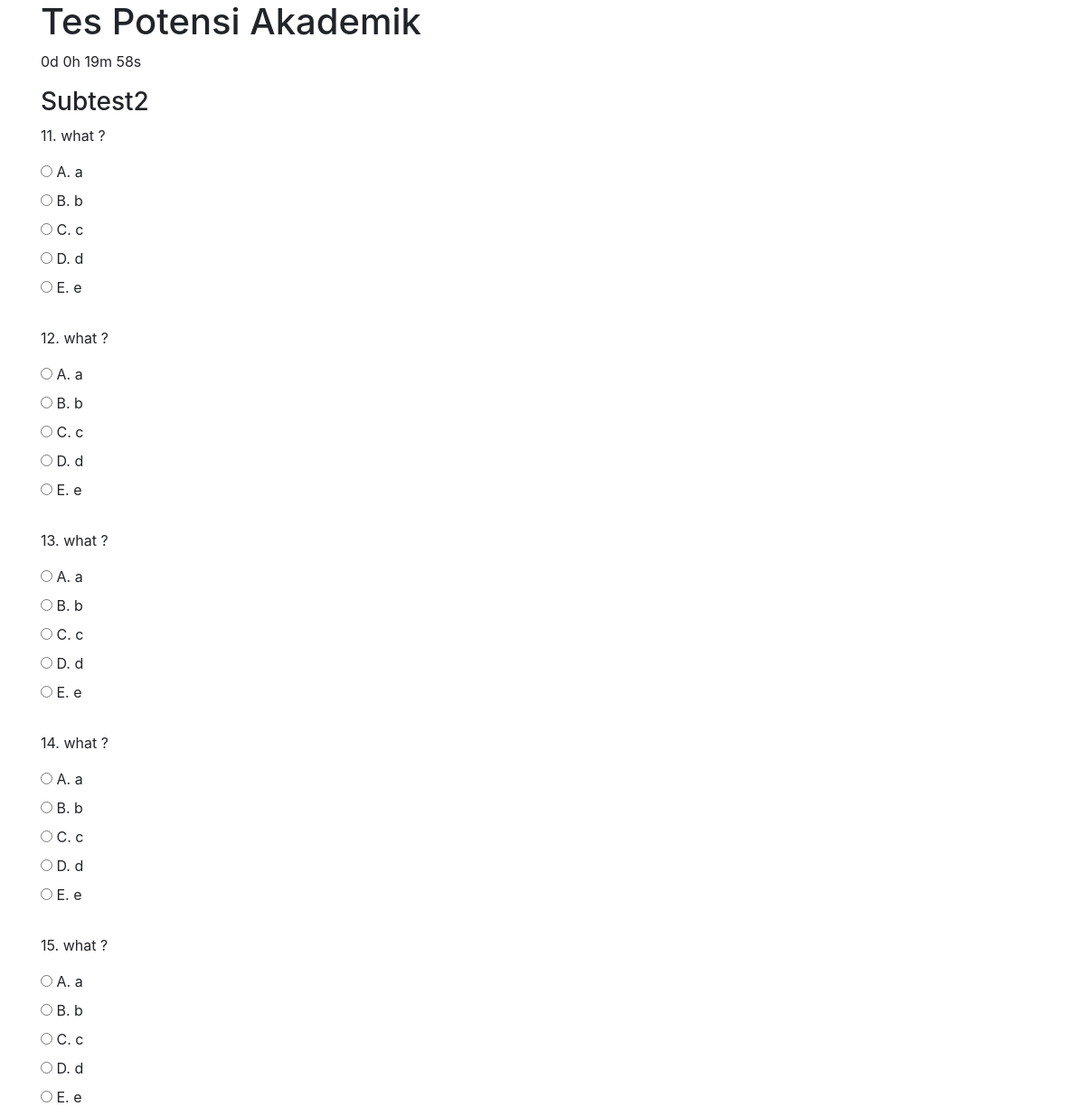
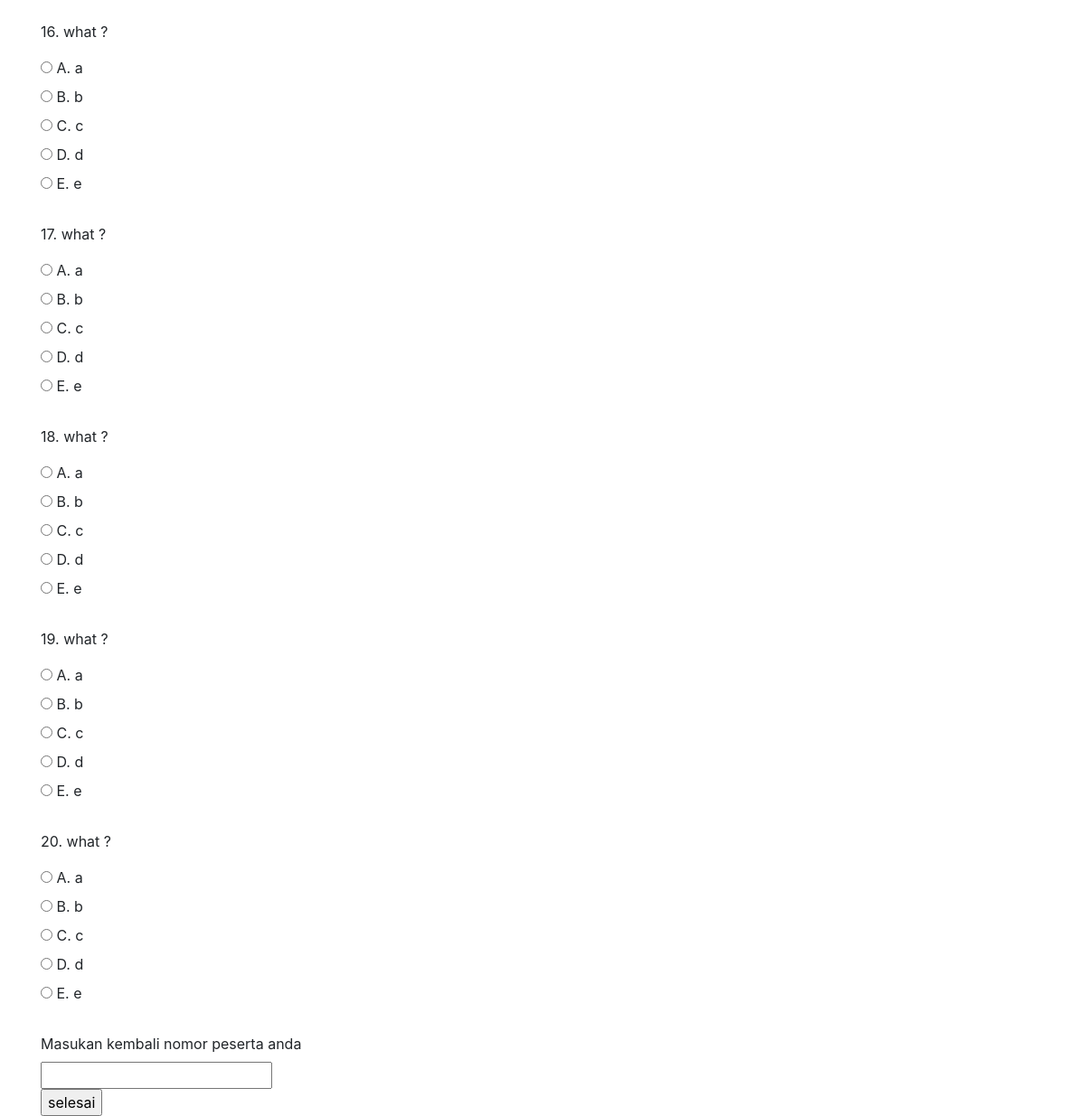
The app's page /subtest2/ with its own data (2 pictures, top to bottom).
### tes/models.py (models this page shows, shortened)
class Question(models.Model):
    subtest = models.IntegerField(default=lambda: Question.objects.latest('subtest').subtest
                                if Question.objects.exists() else 0)
    nomor = models.IntegerField(default=lambda: Question.objects.latest('nomor').nomor + 1
                                if Question.objects.exists() else 1)
    question_text = models.TextField(default='what ?')
    choiceA = models.CharField(max_length=200, default='a')
    choiceB = models.CharField(max_length=200, default='b')
    choiceC = models.CharField(max_length=200, default='c')
    choiceD = models.CharField(max_length=200, default='d')
    choiceE = models.CharField(max_length=200, default='e')
    ans = models.CharField(max_length=50, default='a')

### tes/views.py (the view, shortened to what this page needs)
# urls.py: path('subtest2/', views.subtest2, name='subtest2'),
def subtest2(request):
    soal = Question.objects.filter(subtest='2').order_by('nomor')
    if not soal:
        return render(request, 'tes/finish.html')
    template = loader.get_template('tes/subtest2.html')
    context = {
        'question_list': soal,
    }
    answer = request.POST
    return HttpResponse(template.render(context, request))

### tes/templates/tes/subtest2.html (shortened to what this page needs)
{% extends 'tes/base.html' %}
{% block content %}
<p id="demo"></p>
    {% if question_list %}
        <h3>Subtest2</h3>
        {% for q in question_list %}
            <p>{{ q.nomor }}. {{q.question_text }}</p>
            <form method="post">
            <input type='radio' id='1' value='a' name={{q.nomor}}>
            <label>A. {{ q.choiceA }}</label><br>
            <input type='radio' id='2' value='b' name={{q.nomor}}>
            <label>B. {{ q.choiceB }}</label><br>
            <input type='radio' id='3' value='c' name={{q.nomor}}>
            <label>C. {{ q.choiceC }}</label><br>
            <input type='radio' id='4' value='d' name={{q.nomor}}>
            <label>D. {{ q.choiceD }}</label><br>
            <input type='radio' id='5' value='e' name={{q.nomor}}>
            <label>E. {{ q.choiceE }}</label>
            <br><br>
        {% endfor %}
            <label>Masukan kembali nomor peserta anda</label><br>
            <input type="text" id='no_peserta' name='no_peserta'><br>
            <input type='submit' id='selesai' value='selesai' name='selesai'>
            </form>
    {% else %}
        <p>Test is currently unavailable</p>
    {% endif %}
{% endblock %}

### tes/templates/tes/base.html (shortened to what this page needs)
{% load static %}
<!DOCTYPE html>
<html>
    <head>
        <link rel="stylesheet" href="https://stackpath.bootstrapcdn.com/bootstrap/4.5.2/css/bootstrap.min.css">
        <link rel='stylesheet' type='text/css' href="{% static 'tes/style.css' %}">
    </head>
        <body>
            <div class='container'>
            <h1>Tes Potensi Akademik</h1>
            {% block content %} {% endblock %}
            </div>
        </body>
</html>

### records on screen
Question: nomor "11", question_text "what ?", choiceA "a", choiceB "b", choiceC "c", choiceD "d", choiceE "e"
Question: nomor "12", question_text "what ?", choiceA "a", choiceB "b", choiceC "c", choiceD "d", choiceE "e"
Question: nomor "13", question_text "what ?", choiceA "a", choiceB "b", choiceC "c", choiceD "d", choiceE "e"
Question: nomor "14", question_text "what ?", choiceA "a", choiceB "b", choiceC "c", choiceD "d", choiceE "e"
Question: nomor "15", question_text "what ?", choiceA "a", choiceB "b", choiceC "c", choiceD "d", choiceE "e"
Question: nomor "16", question_text "what ?", choiceA "a", choiceB "b", choiceC "c", choiceD "d", choiceE "e"
Question: nomor "17", question_text "what ?", choiceA "a", choiceB "b", choiceC "c", choiceD "d", choiceE "e"
Question: nomor "18", question_text "what ?", choiceA "a", choiceB "b", choiceC "c", choiceD "d", choiceE "e"
Question: nomor "19", question_text "what ?", choiceA "a", choiceB "b", choiceC "c", choiceD "d", choiceE "e"
Question: nomor "20", question_text "what ?", choiceA "a", choiceB "b", choiceC "c", choiceD "d", choiceE "e"
